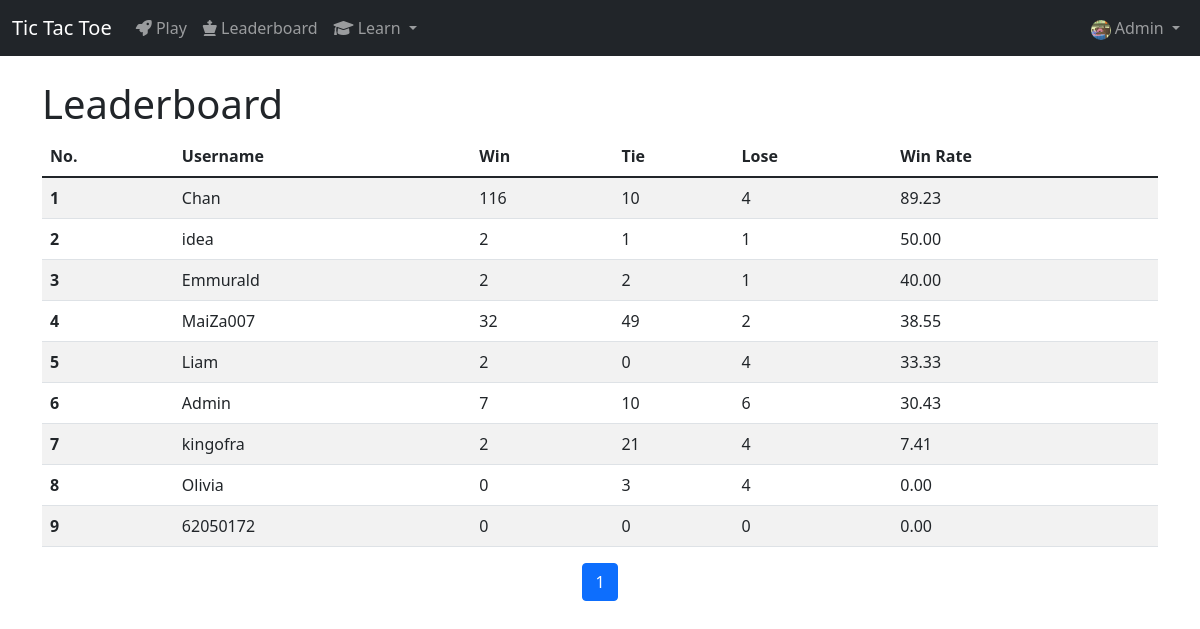
Page /leaderboard/ (signed in) on the committed database.
### myapp/models.py (models this page shows, shortened)
class Player(models.Model):
    user = models.ForeignKey(User, null=True, blank=True, on_delete=models.CASCADE)
    profile_pic = models.ImageField(upload_to='upload/player/', null=True, blank=True)
    total_games = models.IntegerField(default=0)
    total_win = models.IntegerField(default=0)
    total_lose = models.IntegerField(default=0)
    total_tie = models.IntegerField(default=0)
    win_rate = models.FloatField(default=0)
    def show_image(self):
        if self.profile_pic:
            return self.profile_pic.url
        else:
            return '/media/upload/player/profile.png'

### myapp/views.py (the view)
# urls.py: path('leaderboard/', views.leaderboardPage, name="leaderboard" ),
def leaderboardPage(request):
    players = Player.objects.all().order_by("-win_rate", "-total_win", "-total_tie", "total_lose")
    paginator = Paginator(players, 15)
    page = request.GET.get('page')
    try:
        players = paginator.page(page)
    except PageNotAnInteger:
        players = paginator.page(1)
    except EmptyPage:
        players = paginator.page(paginator.num_pages())
    context = {'players': players}
    if request.user.is_authenticated:
        player = request.user.player_set.get()
        context['player'] = player
    return render(request, 'leaderboard/leaderboard.html', context)

### templates/leaderboard/leaderboard.html (shortened to what this page needs)
{% extends "layouts/base.html" %}
{% load humanize %}
{% block content %}
<h1 class="mt-4">Leaderboard</h1>
<table class="table table-Secondary table-striped">
    <thead>
        <tr>
            <th scope="col">No.</th>
            <th scope="col">Username</th>
            <th scope="col">Win</th>
            <th scope="col">Tie</th>
            <th scope="col">Lose</th>
            <th scope="col">Win Rate</th>
        </tr>
    </thead>
    <tbody>
        {% for p in players %}
        <tr>
            <th scope="row"> {{ forloop.counter0|add:players.start_index   }}</th>
            <td >{{ p.user.username }}</th>
            <td>{{ p.total_win }}</td>
            <td>{{ p.total_tie }}</td>
            <td>{{ p.total_lose }}</td>
            <td>{{ p.win_rate|floatformat:2|intcomma }}</td>
        </tr>
        {% endfor %}
    </tbody>
</table>
<ul class="pagination d-flex justify-content-center ">
    {% for i in players.paginator.page_range %}
    <li class="page-item {% if players.number == i %}active{% endif %}">
        <a class="page-link" href="?page={{ i }}">{{ i }}</a>
    </li>
    {% endfor %}
</ul>
{% endblock %}

### templates/layouts/navbar.html (shortened to what this page needs)
<nav class="navbar navbar-expand-lg navbar-dark  bg-dark ">
    <div class="container-fluid">
        <a class="navbar-brand" href="/">Tic Tac Toe</a>
        <div class="collapse navbar-collapse" id="navbarSupportedContent">
            <ul class="navbar-nav me-auto mb-2 mb-lg-0">
                <li class="nav-item actived">
                    <a class="nav-link" id="shop" href="{% url 'myapp:index' %}"><i class="fas fa-rocket"></i>
                        Play</a>
                </li>
                <li class="nav-item actived">
                    <a class="nav-link" id="shop" href="{% url 'myapp:leaderboard' %}"><i class="fas fa-chess-king"></i> Leaderboard </a>
                </li>
                <li class="nav-item dropdown">
                    <a class="nav-link dropdown-toggle" id="newProduct" href="#" role="button" data-bs-toggle="dropdown" aria-expanded="false">
                        <i class="fas fa-graduation-cap"></i> Learn
                    </a>
                </li>
            </ul>
            <ul class="navbar-nav mr-auto mb-2 mb-lg-0">
                {% if user.is_authenticated %}
                <li class="nav-item dropdown">
                    <a class="nav-link dropdown-toggle" href="#" id="navbarDropdown" role="button"
                        data-bs-toggle="dropdown" aria-expanded="false">
                        <img src="{{ player.show_image }}" alt="mdo" width="20" height="20"
                            class="rounded-circle">
                        {{ request.user }}
                    </a>
                </li>
            </ul>
            {% endif %}
        </div>
    </div>
</nav>

### rows in the picture
Player: show_image (picture), user.username "Admin", total_win "7", total_tie "10", total_lose "6", win_rate "30.43"
Player: user.username "Chan", total_win "116", total_tie "10", total_lose "4", win_rate "89.23"
Player: user.username "idea", total_win "2", total_tie "1", total_lose "1", win_rate "50.00"
Player: user.username "Emmurald", total_win "2", total_tie "2", total_lose "1", win_rate "40.00"
Player: user.username "MaiZa007", total_win "32", total_tie "49", total_lose "2", win_rate "38.55"
Player: user.username "Liam", total_win "2", total_tie "0", total_lose "4", win_rate "33.33"
Player: user.username "kingofra", total_win "2", total_tie "21", total_lose "4", win_rate "7.41"
Player: user.username "Olivia", total_win "0", total_tie "3", total_lose "4", win_rate "0.00"
Player: user.username "62050172", total_win "0", total_tie "0", total_lose "0", win_rate "0.00"

### other values in the picture
{{ request.user }} "Admin"
{{ i }} "1"
